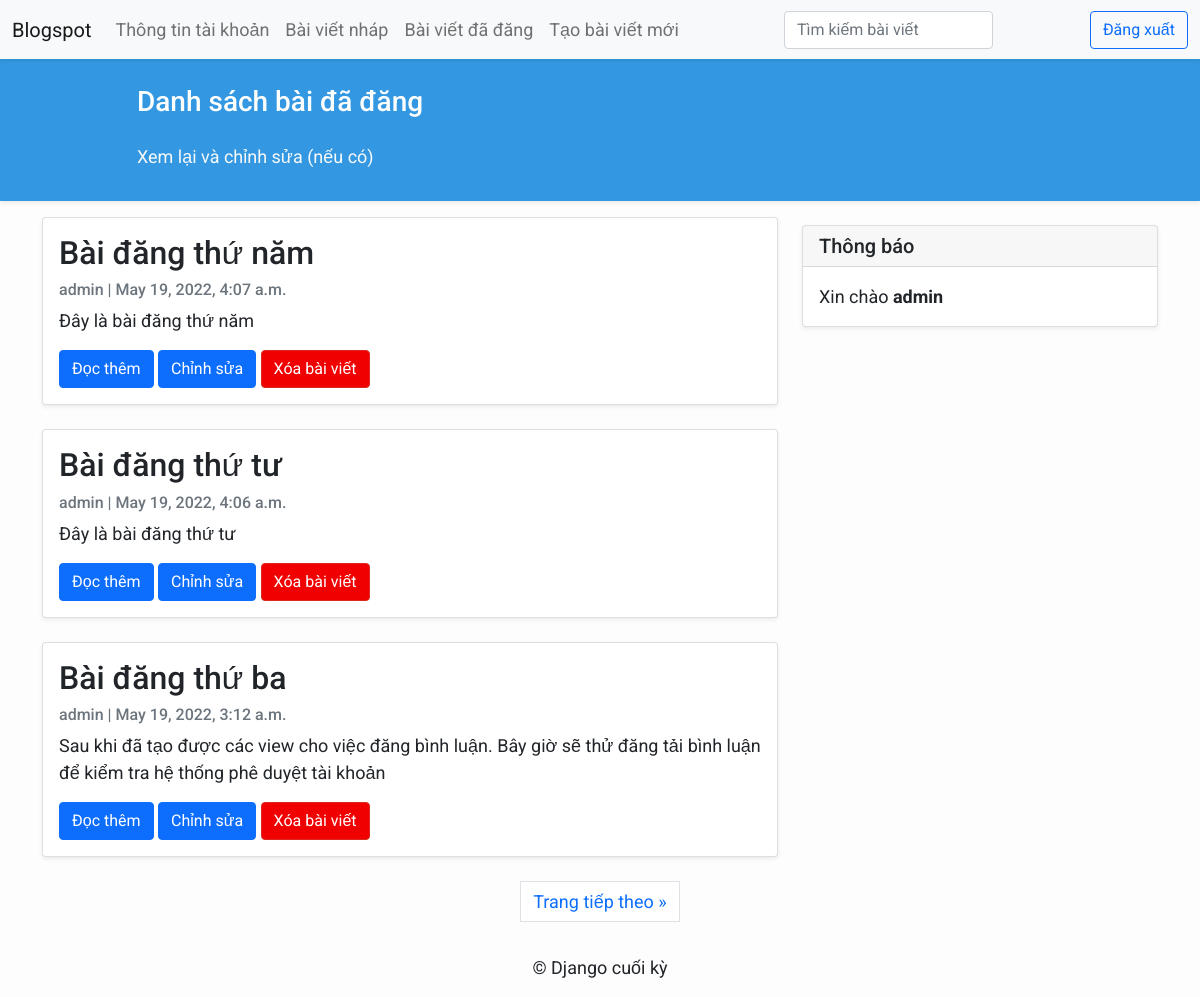
The page /post-list/ (signed in) on the database as committed earlier.
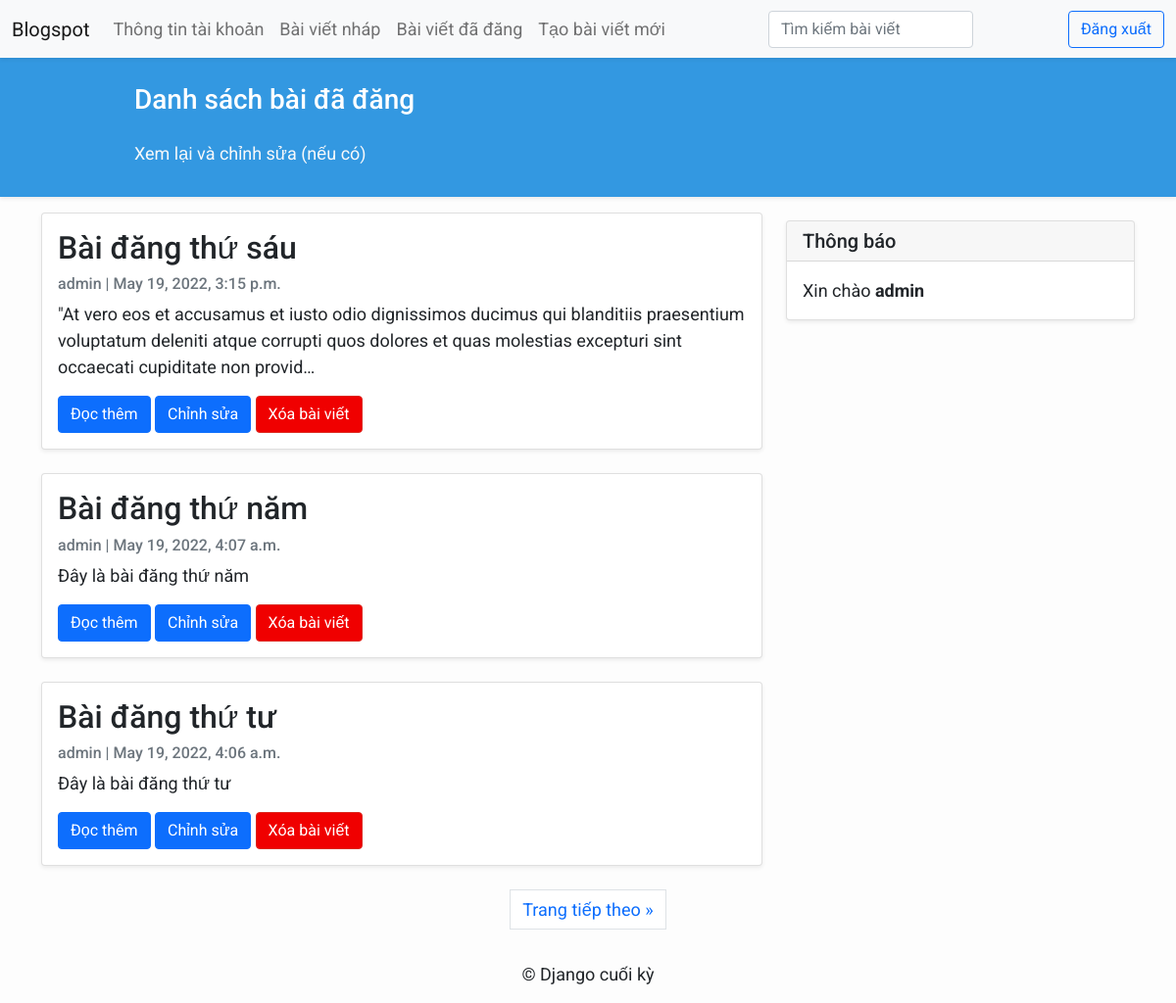
The same page on the database as committed later.
### blog_app/models.py (models this page shows, shortened)
class Post(models.Model):
    title = models.CharField(max_length=200, unique=True)
    slug = models.SlugField(max_length=200, unique=True)
    author = models.ForeignKey(User, on_delete= models.CASCADE,related_name='blog_posts')
    updated_on = models.DateTimeField(auto_now= True)
    content = models.TextField()
    created_on = models.DateTimeField(auto_now_add=True)
    status = models.IntegerField(choices=STATUS, default=0)
    class Meta:
        ordering = ['-created_on']

### blog_app/views.py (the view)
# urls.py: path('post-list/', views.PostedList.as_view(), name='post_list'),
class PostedList(generic.ListView):
    template_name = 'post_list.html'
    paginate_by = 3
    def get_queryset(self):
        queryset = Post.objects.filter(status=1, author=self.request.user).order_by('-created_on')
        return queryset

### templates/post_list.html (shortened to what this page needs)
{% extends "base.html" %}
{% block content %}
<header class="masthead shadow-sm">
    <div class="container">
        <div class="row">
            <div class=" col-md-8 col-md-10 mx-auto">
                <div class="site-heading">
                    <h3 class=" site-heading my-4 mt-3 text-white"> Danh sách bài đã đăng </h3>
                    <p class="text-light">Xem lại và chỉnh sửa (nếu có) &nbsp </p>
                </div>
            </div>
        </div>
    </div>
</header>
<div class="container">
    <div class="row">
        <div class="col-md-8 mt-3 left">
            {% for post in post_list %}
            <div class="card mb-4 shadow-sm">
                <div class="card-body">
                    <h2 class="card-title">{{ post.title }}</h2>
                    <p class="card-text text-muted h6">{{ post.author }} | {{ post.created_on}} </p>
                    <p class="card-text">{{post.content|truncatechars:200 }}</p>
                    <a href="{% url 'post_detail' post.slug  %}" class="btn btn-primary">Đọc thêm</a>
                    <a href="{% url 'edit_detail' post.slug  %}" class="btn btn-primary">Chỉnh sửa</a>
                    <a href="{% url 'delete_post' post.slug  %}" class="btn btn-danger">Xóa bài viết</a>
                </div>
            </div>
            {% endfor %}
        </div>
        {% block sidebar %} {% include 'sidebar.html' %} {% endblock sidebar %}
    </div>
    {% if is_paginated %}
        <ul class="pagination justify-content-center">
            {% if page_obj.has_next %}
            <li><a href="?page={{ page_obj.next_page_number }}" class="page-link"> Trang tiếp theo &raquo;</a></li>
            {% endif %}
        </ul>
    </div>
    {% endif %}
{% endblock %}

Rows that differ between the two databases and show on the page:
no longer on this page (row unchanged): Post: title "Bài đăng thứ ba", author "admin", created_on "May 19, 2022, 3:12 a.m.", content "Sau khi đã tạo được các view cho việc đăng bình luận. Bây giờ sẽ thử đăng tải bình luận để kiểm tra hệ thống phê duyệt tài khoản"
added Post: title "Bài đăng thứ sáu", author "admin", created_on "May 19, 2022, 3:15 p.m.", content "\"At vero eos et accusamus et iusto odio dignissimos ducimus qui blanditiis praesentium voluptatum deleniti atque corrupti quos dolores et quas molestias excepturi sint occaecati cupiditate non provid…"
